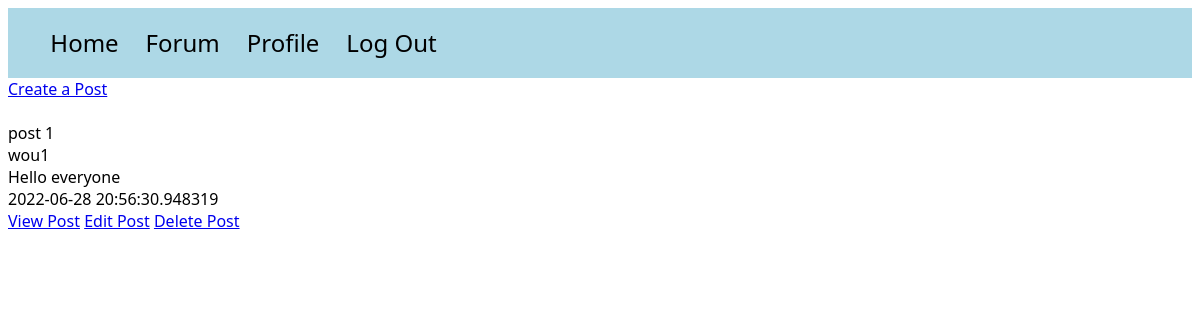
Page /posts (signed in) on the earlier database version.
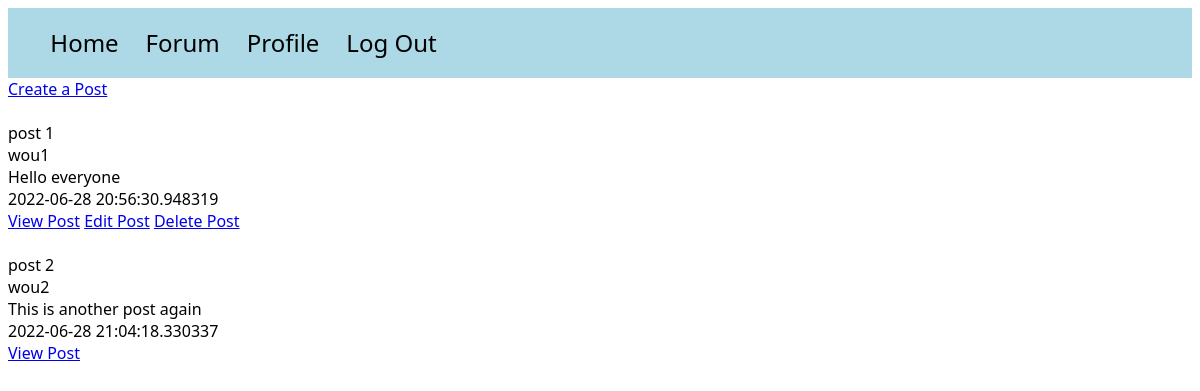
Same page on the later database version.
### models.py (models this page shows)
class Post(db.Model):
    id = db.Column(db.Integer, primary_key=True)
    title = db.Column(db.String(100))
    content = db.Column(db.Text)
    poster_id = db.Column(db.Integer, db.ForeignKey(User.id))
    date_posted = db.Column(db.DateTime, default=datetime.utcnow)
    slug = db.Column(db.String(256))
    comments = db.relationship('Comment', backref='commented_post')

class User(UserMixin, db.Model):
    id = db.Column(db.Integer, primary_key=True)
    email = db.Column(db.String(100), unique=True)
    password = db.Column(db.String(100))
    name = db.Column(db.String(1000))
    last_seen = db.Column(db.String(100))
    posts = db.relationship('Post', backref='poster')

### app.py (the view)
@app.route('/posts')
@login_required
def posts():
    posts = Post.query.order_by(Post.date_posted)
    return render_template("posts.html", posts=posts)

### app.py (called while the page is built)
@login_manager.user_loader
def load_user(user_id):
    try:
        return User.query.get(int(user_id))
    except:
        return None

### templates/posts.html (shortened to what this page needs)
<!DOCTYPE html>
<html lang="en">
<head>
</head>
<link rel="stylesheet" href="/static/style.css">
<body>
<div id="navbar">
    <ul>
        <a href="{{ url_for('home') }}"><li>Home</li></a>
        <a href="{{ url_for('posts') }}"><li>Forum</li></a>
        {% if current_user.is_authenticated %}
        <a href="{{ url_for('main.profile') }}"><li>Profile</li></a>
        {% endif %}
        {% if current_user.is_authenticated %}
        <a href="{{ url_for('auth.logout') }}"><li>Log Out</li></a>
        {% endif %}
    </ul>
</div>
<a href="{{ url_for('write_post') }}">Create a Post</a><br><br>
{% for post in posts %}
    {{ post.title }}<br>
    {{ post.poster.name }}<br>
    {{ post.content }}<br>
    {{ post.date_posted }}<br>
    <a href="{{ url_for('post', id=post.id) }}">View Post</a>
    {% if current_user.id == post.poster_id %}
    <a href="{{ url_for('edit_post', id=post.id) }}">Edit Post</a>
    <a href="{{ url_for('delete_post', id=post.id) }}">Delete Post</a>
    {% endif %}
    <br><br>
{% endfor %}
</body>
</html>

### static/style.css (style rules this page uses)
* { font-family: Segoe UI; }
#navbar { background-color: lightblue; padding: 0.2%; }
li { font-size: 1.5em; text-decoration: none; color: black; display: inline-block; padding-right: 2%; }

Differences in the rows shown:
added Post: title "post 2", poster.name "wou2", content "This is another post again", date_posted "2022-06-28 21:04:18.330337"
